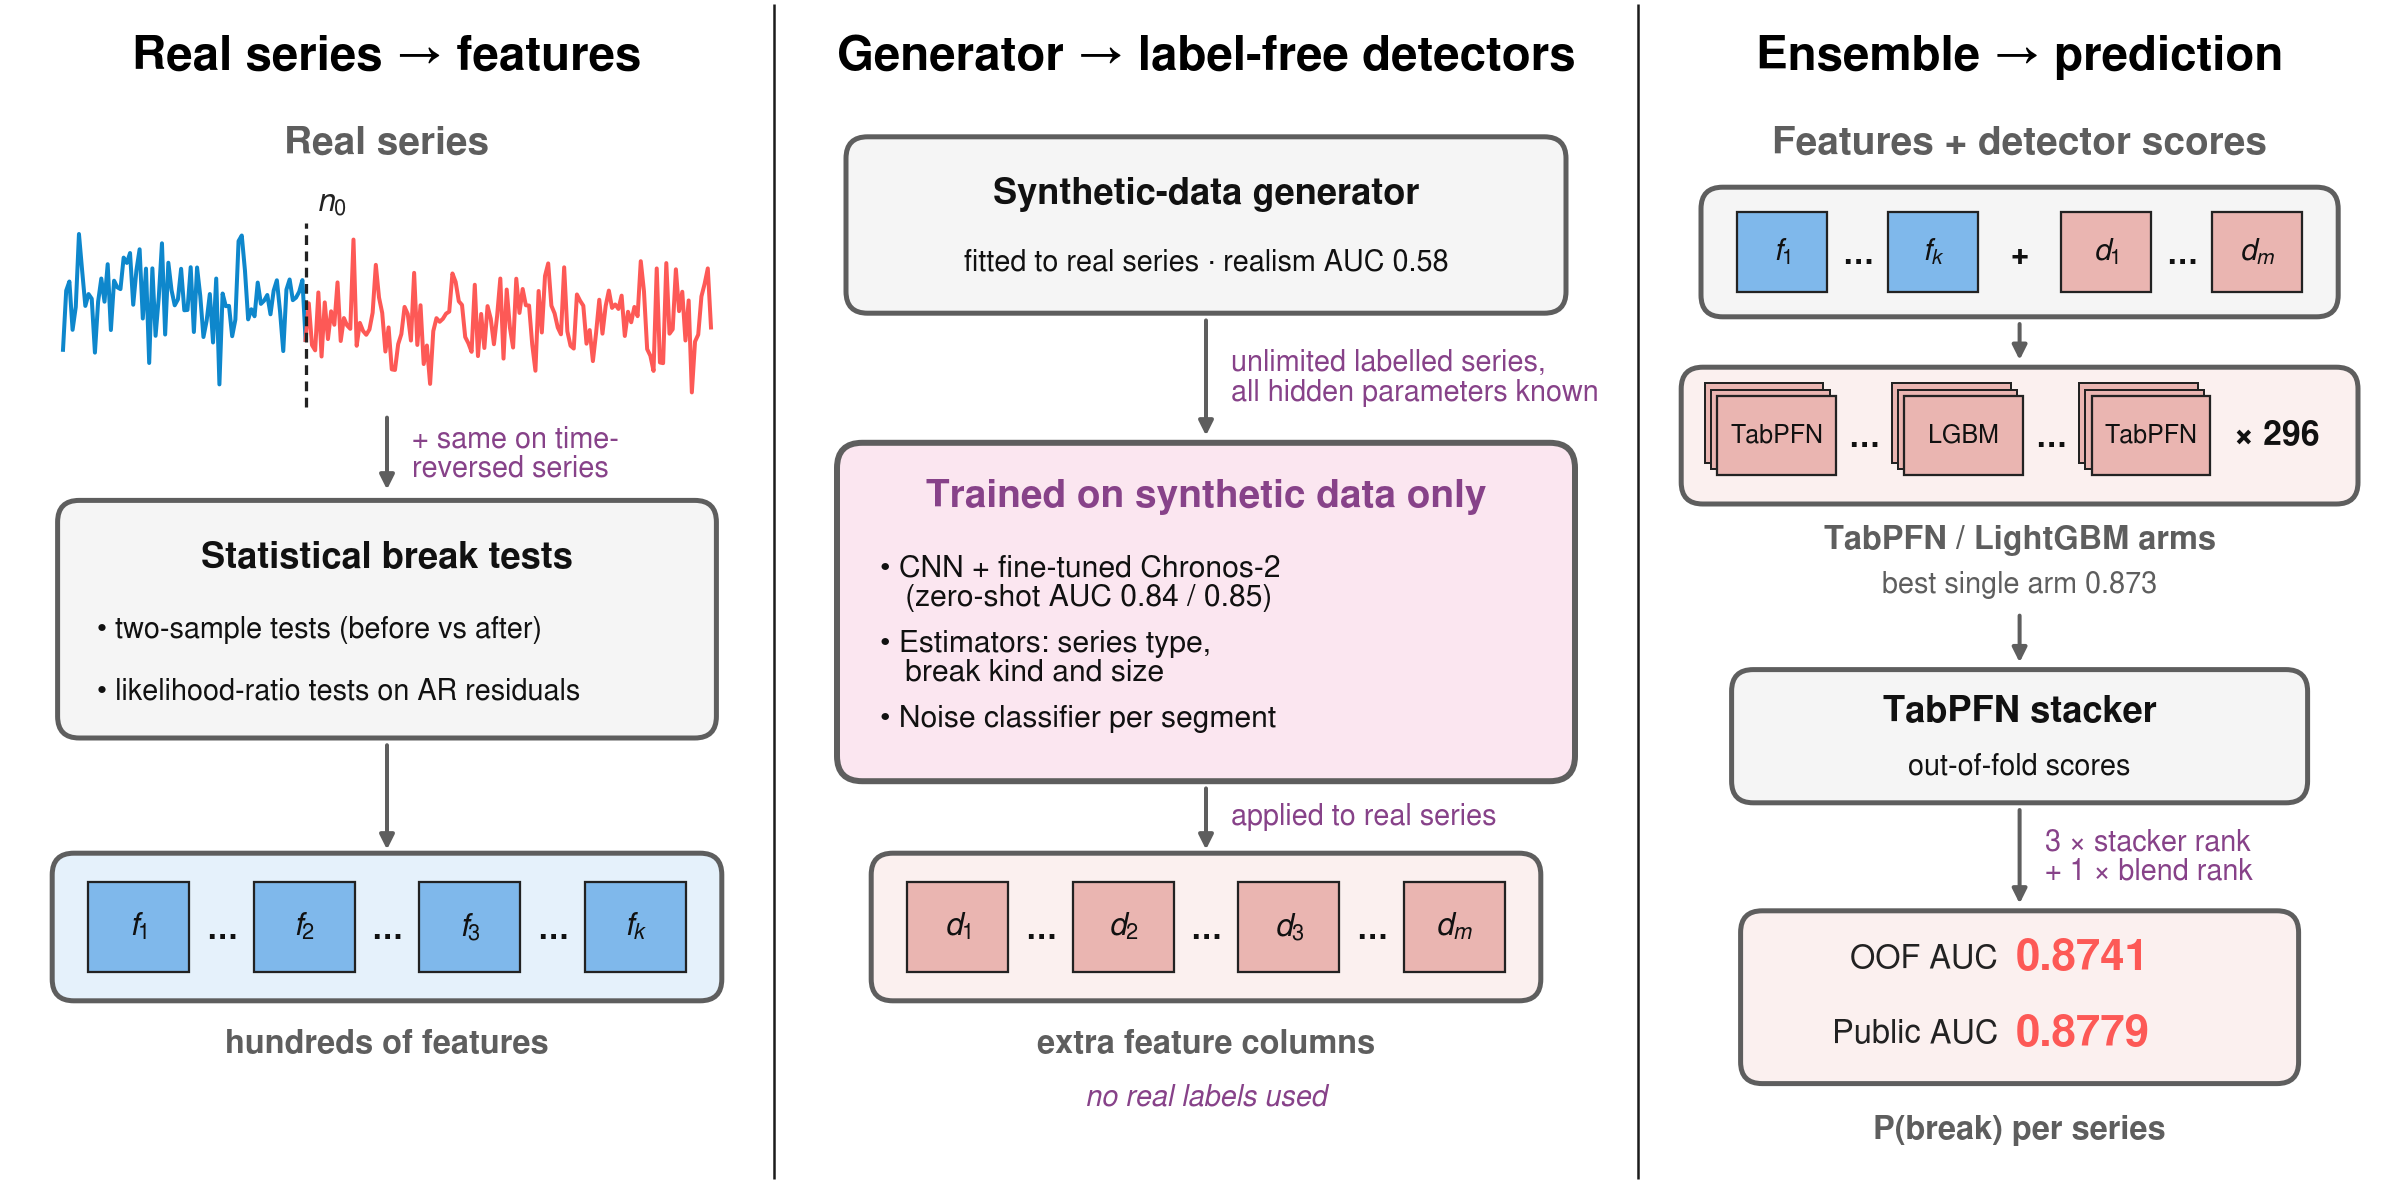

This figure's Python source:
"""FigMirror iter 1 -- KU-SBB pipeline schematic in the style of Chronos Fig. 1.

Render:  /home/zhuhx/miniconda3/bin/python3 figure_iter1.py  -> img_iter1.png
"""
import matplotlib
matplotlib.use("Agg")
import matplotlib.pyplot as plt
from matplotlib.patches import FancyBboxPatch, Rectangle, FancyArrowPatch
from matplotlib import font_manager
import numpy as np

plt.rcParams["pdf.fonttype"] = 42
plt.rcParams["ps.fonttype"] = 42
plt.rcParams["axes.unicode_minus"] = False

# === DATA SECTOR (edit here) ===
SERIES = [float(v) for v in (
    "-1.518,0.459,0.765,-0.850,-0.086,2.352,1.123,-0.051,0.345,0.190,-1.612,0.091,0.864,0.089,1.343,"
    "-0.857,0.792,0.572,0.510,1.563,1.385,1.716,-0.012,1.143,1.841,-0.472,1.195,-1.958,1.204,-1.050,"
    "0.231,2.041,-1.007,1.392,0.475,-0.031,0.167,1.189,-0.197,-0.186,1.242,-0.923,1.233,0.280,-1.090,"
    "-0.545,0.346,-1.273,0.864,-2.674,0.363,-0.060,-0.050,-1.063,-0.509,2.116,2.302,1.135,-0.500,-0.163,"
    "-0.397,0.729,0.017,0.124,0.314,-0.331,0.462,0.806,-0.242,-1.560,0.495,0.833,0.141,0.227,0.424,"
    "0.812,-1.190,0.036,-1.359,-1.536,0.399,-1.742,0.067,-1.159,-0.232,-0.681,0.735,-1.223,-0.457,-0.703,"
    "-0.817,2.166,-1.383,-0.618,-0.888,-1.016,-0.838,-0.278,1.321,0.228,-0.285,-1.576,-0.770,-2.172,-2.191,"
    "-1.329,-0.992,-0.084,-0.322,-1.208,1.054,-1.355,-0.029,-1.993,-1.375,-2.657,-0.893,-0.461,-0.581,-0.482,"
    "-0.310,-0.241,1.034,0.752,0.103,-0.019,-1.090,-1.300,-1.586,0.656,-1.727,-0.320,-1.457,-0.058,-0.477,"
    "-1.331,-0.382,0.864,-1.812,0.496,-0.772,-1.442,0.858,-0.285,0.514,-0.030,-0.039,-1.342,-2.217,0.448,"
    "-0.939,0.950,1.369,-0.043,-0.300,-0.774,-1.000,1.239,-0.900,-1.383,-1.476,0.332,0.121,-0.045,-1.313,"
    "-0.859,-1.895,-0.953,0.155,-0.978,-0.054,0.462,-0.117,-0.003,-0.152,0.292,-1.055,-0.246,-0.598,-0.085,"
    "-0.394,1.443,0.440,-1.495,-1.714,-2.223,1.201,-1.942,-1.964,1.380,-0.979,-0.832,1.172,-0.226,0.422,"
    "-1.207,0.132,-2.941,-1.242,-1.010,0.266,0.685,1.202,-0.772").split(",")]
N0 = 76  # boundary index in the thinned series

COL_TITLES = ["Real series → features",
              "Generator → label-free detectors",
              "Ensemble → prediction"]
# column 1
C1_SUB = "Real series"
C1_NOTE = "+ same on time-\nreversed series"
C1_BOX_TITLE = "Statistical break tests"
C1_BOX_ITEMS = ["two-sample tests (before vs after)",
                "likelihood-ratio tests on AR residuals"]
C1_TOKENS = ["$f_1$", "$f_2$", "$f_3$", "$f_k$"]
C1_CAPTION = "hundreds of features"
# column 2
C2_BOX_TITLE = "Synthetic-data generator"
C2_BOX_SUB = "fitted to real series · realism AUC 0.58"
C2_NOTE1 = "unlimited labelled series,\nall hidden parameters known"
C2_MODEL_TITLE = "Trained on synthetic data only"
C2_MODEL_ITEMS = ["CNN + fine-tuned Chronos-2\n(zero-shot AUC 0.84 / 0.85)",
                  "Estimators: series type,\nbreak kind and size",
                  "Noise classifier per segment"]
C2_NOTE2 = "applied to real series"
C2_TOKENS = ["$d_1$", "$d_2$", "$d_3$", "$d_m$"]
C2_CAPTION = "extra feature columns"
C2_FOOT = "no real labels used"
# column 3
C3_SUB = "Features + detector scores"
C3_IN_TOKENS = [("$f_1$", "b"), ("$f_k$", "b"), ("$d_1$", "r"), ("$d_m$", "r")]
C3_ARMS = "TabPFN / LightGBM arms"
C3_TOKENS = ["TabPFN", "LGBM", "TabPFN"]
C3_COUNT = "× 296"
C3_ARM_NOTE = "best single arm 0.873"
C3_BOX_TITLE = "TabPFN stacker"
C3_BOX_SUB = "out-of-fold scores"
C3_NOTE = "3 × stacker rank\n+ 1 × blend rank"
C3_OUT = [("OOF AUC", "0.8741"), ("Public AUC", "0.8779")]
C3_CAPTION = "P(break) per series"
# === END DATA SECTOR ===

# ---------------- style anchors ----------------
# COL_BLUE_LINE = "#0e87cc"   # L1-PIL: median of dark pixels on the series line (ref x70-530,y140-270 disp)
# COL_TOKEN_BLUE = "#7fb8eb"  # L1-PIL: 6x6 median inside a blue token (orig 71,828)
# COL_CTX_FILL = "#e5f1fb"    # L1-PIL: context-token container fill (orig 1184,159)
# COL_PINK = "#fbe6f0"        # L1-PIL: model-box fill (orig 1041,355)
# COL_PURPLE = "#874289"      # L1-PIL: model-box text / stage labels / bars
# COL_GREY_PANEL = "#f5f5f5"  # L1-PIL: quantization panel fill (orig 165,615)
# COL_RED_TOKEN = "#eab5b1"   # L1-PIL: sampled token fill (orig 1154,834)
# COL_RED_FILL = "#fbf0ef"    # L1-PIL: sampled-token container fill (orig 1870,592)
# COL_RED_LINE = "#fd5956"    # L1-PIL: forecast line dark pixels
# COL_EDGE = "#5e5e5e"        # L1-PIL: darkest-pixel median on box edges (thick 3px edges -> reliable)
# COL_SUB = "#5e5e5e"         # L1-PIL: subtitle text dark-pixel median
# COL_DIV = "#1b1b1b"         # L1 min-along-line on divider -> near-black hairline class
# COL_CONN = "#aaaaaa"        # L1 darkest pixel on thin grey connectors (light-grey guide class)
COL_BLUE_LINE = "#0e87cc"
COL_TOKEN_BLUE = "#7fb8eb"
COL_CTX_FILL = "#e5f1fb"
COL_PINK = "#fbe6f0"
COL_PURPLE = "#874289"
COL_GREY_PANEL = "#f5f5f5"
COL_RED_TOKEN = "#eab5b1"
COL_RED_FILL = "#fbf0ef"
COL_RED_LINE = "#fd5956"
COL_EDGE = "#5e5e5e"
COL_SUB = "#5e5e5e"
COL_DIV = "#1b1b1b"
COL_CONN = "#9a9a9a"
COL_TEXT = "#111111"

# Font: reference is a Helvetica-class bold grotesk -> Nimbus Sans (Helvetica clone)
_avail = {f.name for f in font_manager.fontManager.ttflist}
FAMILY = next((f for f in ["Helvetica", "Nimbus Sans", "Nimbus Sans L", "Arial",
                           "Liberation Sans", "DejaVu Sans"] if f in _avail), "DejaVu Sans")
plt.rcParams["font.family"] = "sans-serif"
plt.rcParams["font.sans-serif"] = [FAMILY, "Liberation Sans", "DejaVu Sans"]
plt.rcParams["mathtext.fontset"] = "custom"
plt.rcParams["mathtext.rm"] = FAMILY
plt.rcParams["mathtext.it"] = FAMILY + ":italic"

# Text-size ratios from L1 cap heights: title 31px : subtitle 25 : body 19 : small 14
FS_TITLE = 19
FS_SUB = 15.5
FS_MODEL = 15.5
FS_BODY = 12.5
FS_SMALL = 11.5
FS_TOKEN = 12.5

W, H = 13.33, 6.6   # content area of a 16:9 slide under a title band
DPI = 180
fig = plt.figure(figsize=(W, H), dpi=DPI)
ax = fig.add_axes([0, 0, 1, 1])
ax.set_xlim(0, W)
ax.set_ylim(0, H)
ax.axis("off")

Z_BOX, Z_TOK, Z_LINE, Z_TEXT = 2, 3, 4, 10
LW_BOX = 2.0   # thick rounded box edges (reference ~3px at 2368 px width)


def rbox(x0, y0, w, h, fc, ec=COL_EDGE, lw=LW_BOX, r=0.12, z=Z_BOX):
    p = FancyBboxPatch((x0, y0), w, h, boxstyle=f"round,pad=0,rounding_size={r}",
                       fc=fc, ec=ec, lw=lw, zorder=z)
    ax.add_patch(p)
    return p


def arrow(x0, y0, x1, y1, color=COL_EDGE, lw=1.6, ms=12, z=Z_LINE):
    a = FancyArrowPatch((x0, y0), (x1, y1), arrowstyle="-|>", mutation_scale=ms,
                        color=color, lw=lw, zorder=z, shrinkA=0, shrinkB=0)
    ax.add_patch(a)


def txt(x, y, s, **kw):
    kw.setdefault("zorder", Z_TEXT)
    kw.setdefault("ha", "center")
    kw.setdefault("va", "center")
    kw.setdefault("color", COL_TEXT)
    return ax.text(x, y, s, **kw)


def token_row(cx, y, labels, fc, container_fc, tok_w=0.62, tok_h=0.5, gap=0.42,
              stacked=False, extra=None):
    n = len(labels)
    extra_w = 0.62 if extra else 0.0
    inner = n * tok_w + (n - 1) * gap + extra_w
    cw = inner + 0.4
    ch = tok_h + 0.32
    x0 = cx - cw / 2
    rbox(x0, y - ch / 2, cw, ch, container_fc, r=0.12)
    xs = x0 + 0.2
    for i, lab in enumerate(labels):
        if stacked:
            for k in (2, 1):
                ax.add_patch(Rectangle((xs - 0.035 * k, y - tok_h / 2 + 0.035 * k), tok_w, tok_h,
                                       fc=fc, ec="#222222", lw=0.8, zorder=Z_TOK))
        ax.add_patch(Rectangle((xs, y - tok_h / 2), tok_w, tok_h, fc=fc, ec="#222222",
                               lw=0.9, zorder=Z_TOK + 0.5))
        fs = FS_TOKEN if lab.startswith("$") else FS_SMALL - 1.5
        txt(xs + tok_w / 2, y, lab, fontsize=fs)
        if i < n - 1:
            # stacked decks: next card's back layers extend 0.07 left -> centre dots in the clear gap
            back = 0.07 if stacked else 0.0
            txt(xs + tok_w + (gap - back) / 2, y - 0.02, "…", fontsize=FS_BODY, fontweight="bold")
        xs += tok_w + gap
    if extra:
        txt(xs - gap + 0.06 + extra_w / 2, y, extra, fontsize=FS_BODY + 1, fontweight="bold")
    return x0, y - ch / 2, cw, ch


# ---------------- columns ----------------
DIV = [4.30, 9.10]
CX = [2.15, 6.70, 11.22]
for xd in DIV:
    ax.plot([xd, xd], [0.05, H - 0.02], color=COL_DIV, lw=1.0, zorder=1, solid_capstyle="butt")
Y_TITLE = H - 0.32
for cx, t in zip(CX, COL_TITLES):
    txt(cx, Y_TITLE, t, fontsize=FS_TITLE, fontweight="bold", color="#000000")

# ---- column 1 ----
cx = CX[0]
txt(cx, 5.80, C1_SUB, fontsize=FS_SUB, fontweight="bold", color=COL_SUB)
gx0, gx1, gy0, gy1 = 0.35, 3.95, 4.42, 5.30
v = np.asarray(SERIES)
xs = np.linspace(gx0, gx1, len(v))
ys = gy0 + (v - v.min()) / (v.max() - v.min()) * (gy1 - gy0)
ax.plot(xs[:N0 + 1], ys[:N0 + 1], color=COL_BLUE_LINE, lw=1.6, zorder=Z_LINE,
        solid_joinstyle="round")
ax.plot(xs[N0:], ys[N0:], color=COL_RED_LINE, lw=1.6, zorder=Z_LINE, solid_joinstyle="round")
xb = xs[N0]
ax.plot([xb, xb], [gy0 - 0.08, gy1 + 0.06], color="#222222", lw=1.3, ls=(0, (3, 2)), zorder=Z_LINE + 1)
txt(xb + 0.06, gy1 + 0.17, "$n_0$", ha="left", fontsize=FS_BODY, color="#222222")

arrow(cx, 4.28, cx, 3.88)
txt(cx + 0.14, 4.08, C1_NOTE, fontsize=FS_SMALL, color=COL_PURPLE, ha="left", linespacing=1.05)
bx0, by0, bw, bh = 0.32, 2.50, 3.66, 1.32
rbox(bx0, by0, bw, bh, COL_GREY_PANEL)
txt(cx, by0 + bh - 0.32, C1_BOX_TITLE, fontsize=FS_SUB - 1, fontweight="bold")
for i, it in enumerate(C1_BOX_ITEMS):
    txt(bx0 + 0.22, by0 + bh - 0.72 - i * 0.34, "• " + it, fontsize=FS_BODY - 1, ha="left")
arrow(cx, by0 - 0.04, cx, 1.88)
c1 = token_row(cx, 1.45, C1_TOKENS, COL_TOKEN_BLUE, COL_CTX_FILL, tok_w=0.56, gap=0.36)
txt(cx, 0.80, C1_CAPTION, fontsize=FS_SUB - 2.5, fontweight="bold", color=COL_SUB)

# ---- column 2 (accent) ----
cx = CX[1]
gbx0, gby0, gbw, gbh = cx - 2.0, 4.86, 4.0, 0.98
rbox(gbx0, gby0, gbw, gbh, COL_GREY_PANEL)
txt(cx, gby0 + gbh - 0.32, C2_BOX_TITLE, fontsize=FS_SUB - 1, fontweight="bold")
txt(cx, gby0 + 0.28, C2_BOX_SUB, fontsize=FS_BODY - 1)
arrow(cx, gby0 - 0.04, cx, 4.18)
txt(cx + 0.14, 4.50, C2_NOTE1, fontsize=FS_SMALL, color=COL_PURPLE, ha="left", linespacing=1.05)
mx0, my0, mw, mh = cx - 2.05, 2.26, 4.1, 1.88
rbox(mx0, my0, mw, mh, COL_PINK, lw=LW_BOX + 0.4, r=0.14)
txt(cx, my0 + mh - 0.30, C2_MODEL_TITLE, fontsize=FS_MODEL, fontweight="bold", color=COL_PURPLE)
iy = my0 + mh - 0.62
_r = fig.canvas.get_renderer()
for it in C2_MODEL_ITEMS:
    t = txt(mx0 + 0.24, iy, "\u2022 " + it.replace("\n", "\n   "), fontsize=FS_BODY - 0.5,
            ha="left", va="top", linespacing=1.05)
    bb = t.get_window_extent(_r)
    iy -= bb.height / DPI + 0.10
arrow(cx, my0 - 0.04, cx, 1.88)
txt(cx + 0.14, 2.06, C2_NOTE2, fontsize=FS_SMALL, color=COL_PURPLE, ha="left")
c2 = token_row(cx, 1.45, C2_TOKENS, COL_RED_TOKEN, COL_RED_FILL, tok_w=0.56, gap=0.36)
txt(cx, 0.80, C2_CAPTION, fontsize=FS_SUB - 2.5, fontweight="bold", color=COL_SUB)
txt(cx, 0.50, C2_FOOT, fontsize=FS_SMALL, color=COL_PURPLE, fontstyle="italic")

# ---- column 3 ----
# Hand-off as in the reference: the column restarts with a repeated token strip
# (blue feature cards from col 1 + rose detector cards from col 2); no connector crosses a divider.
cx = CX[2]
txt(cx, 5.80, C3_SUB, fontsize=FS_SUB, fontweight="bold", color=COL_SUB)
tw, th, gp, gmid = 0.50, 0.44, 0.34, 0.46
n = len(C3_IN_TOKENS)
inner = n * tw + (n - 2) * gp + gmid
iw, ih, iy = inner + 0.4, th + 0.28, 5.20
ix0 = cx - iw / 2
rbox(ix0, iy - ih / 2, iw, ih, COL_GREY_PANEL, r=0.12)
xs_ = ix0 + 0.2
for i, (lab, kind) in enumerate(C3_IN_TOKENS):
    fc = COL_TOKEN_BLUE if kind == "b" else COL_RED_TOKEN
    ax.add_patch(Rectangle((xs_, iy - th / 2), tw, th, fc=fc, ec="#222222", lw=0.9, zorder=Z_TOK + 0.5))
    txt(xs_ + tw / 2, iy, lab, fontsize=FS_TOKEN - 0.5)
    if i < n - 1:
        g = gmid if i == n // 2 - 1 else gp
        txt(xs_ + tw + g / 2, iy - 0.02, "+" if g == gmid else "…", fontsize=FS_BODY,
            fontweight="bold")
        xs_ += tw + g
arrow(cx, iy - ih / 2 - 0.04, cx, 4.60)
c3 = token_row(cx, 4.18, C3_TOKENS, COL_RED_TOKEN, COL_RED_FILL, tok_w=0.66, tok_h=0.44,
               gap=0.38, stacked=True, extra=C3_COUNT)
txt(cx, 3.60, C3_ARMS, fontsize=FS_SUB - 2.5, fontweight="bold", color=COL_SUB)
txt(cx, 3.35, C3_ARM_NOTE, fontsize=FS_SMALL, color=COL_SUB)
arrow(cx, 3.18, cx, 2.92)
sx0, sy0, sw, sh = cx - 1.6, 2.14, 3.2, 0.74
rbox(sx0, sy0, sw, sh, COL_GREY_PANEL)
txt(cx, sy0 + sh - 0.24, C3_BOX_TITLE, fontsize=FS_SUB - 1, fontweight="bold")
txt(cx, sy0 + 0.20, C3_BOX_SUB, fontsize=FS_BODY - 1)
arrow(cx, sy0 - 0.04, cx, 1.58)
txt(cx + 0.14, 1.84, C3_NOTE, fontsize=FS_SMALL, color=COL_PURPLE, ha="left", linespacing=1.05)
ox0, oy0, ow, oh = cx - 1.55, 0.58, 3.1, 0.96
rbox(ox0, oy0, ow, oh, COL_RED_FILL)
for i, (k, val) in enumerate(C3_OUT):
    yy = oy0 + oh - 0.27 - i * 0.42
    txt(cx - 0.12, yy, k, fontsize=FS_BODY + 0.5, ha="right", color="#222222")
    txt(cx - 0.02, yy, val, fontsize=FS_SUB + 2, ha="left", fontweight="bold", color=COL_RED_LINE)
txt(cx, 0.32, C3_CAPTION, fontsize=FS_SUB - 2.5, fontweight="bold", color=COL_SUB)

fig.savefig("figure.png", dpi=DPI, facecolor="white"); fig.savefig("figure.pdf", dpi=DPI, facecolor="white"); fig.savefig("output.png", dpi=DPI, facecolor="white")


# ---------------- floor self-check ----------------
def floor_check():
    fig.canvas.draw()
    r = fig.canvas.get_renderer()
    texts = [t for t in ax.texts if t.get_text().strip()]
    bbs = [(t, t.get_window_extent(r)) for t in texts]
    over = []
    for i, (a, ba) in enumerate(bbs):
        for b, bb in bbs[i + 1:]:
            if ba.overlaps(bb):
                over.append(f"{a.get_text()!r} <-> {b.get_text()!r}")
    clip = [t.get_text() for t, b in bbs
            if b.x0 < 0 or b.y0 < 0 or b.x1 > fig.bbox.x1 or b.y1 > fig.bbox.y1]
    # text crossing a column divider
    inv = ax.transData.inverted()
    cross = []
    for t, b in bbs:
        x0d = inv.transform((b.x0, b.y0))[0]
        x1d = inv.transform((b.x1, b.y1))[0]
        for xd in DIV:
            if x0d < xd < x1d:
                cross.append(t.get_text())
    # text vs connector/arrow/series line geometry (sample line pixels against text boxes)
    obsc = []
    lines = [l for l in ax.lines]
    for t, b in bbs:
        for l in lines:
            xy = ax.transData.transform(np.column_stack(l.get_data()))
            # densify
            pts = []
            for p, q in zip(xy[:-1], xy[1:]):
                for s in np.linspace(0, 1, 30):
                    pts.append(p + s * (q - p))
            pts = np.array(pts) if pts else xy
            inside = ((pts[:, 0] > b.x0) & (pts[:, 0] < b.x1) & (pts[:, 1] > b.y0) & (pts[:, 1] < b.y1))
            if inside.any():
                obsc.append(f"{t.get_text()!r} hit by line")
    # text overflowing its enclosing rounded box horizontally
    patches = [p for p in ax.patches if isinstance(p, FancyBboxPatch)]
    overflow = []
    for t, b in bbs:
        cxp, cyp = (b.x0 + b.x1) / 2, (b.y0 + b.y1) / 2
        for p in patches:
            pb = p.get_window_extent(r)
            if pb.x0 < cxp < pb.x1 and pb.y0 < cyp < pb.y1:
                if b.x0 < pb.x0 + 2 or b.x1 > pb.x1 - 2 or b.y0 < pb.y0 + 1 or b.y1 > pb.y1 - 1:
                    overflow.append(t.get_text())
    lines_out = [
        f"font_family: {FAMILY}",
        f"figure_px: {int(W * DPI)}x{int(H * DPI)}  aspect={W / H:.3f}",
        f"text_text_overlap: {'PASS' if not over else 'FAIL ' + '; '.join(over)}",
        f"text_clipped_canvas: {'PASS' if not clip else 'FAIL ' + '; '.join(clip)}",
        f"text_crosses_divider: {'PASS' if not cross else 'FAIL ' + '; '.join(cross)}",
        f"text_obscured_by_marks: {'PASS' if not obsc else 'FAIL ' + '; '.join(obsc)}",
        f"text_overflows_box: {'PASS' if not overflow else 'FAIL ' + '; '.join(overflow)}",
        f"text_zorder_above_shapes: {'PASS' if all(t.get_zorder() > Z_LINE + 1 for t in texts) else 'FAIL'}",
        "axis_labels/ticks: N/A (schematic, axes off)",
    ]
    return "\n".join(lines_out)


if __name__ == "__main__":
    rep = floor_check()
    print(rep)
    with open("floor_selfcheck_final.txt", "w") as f:
        f.write(rep + "\n")
